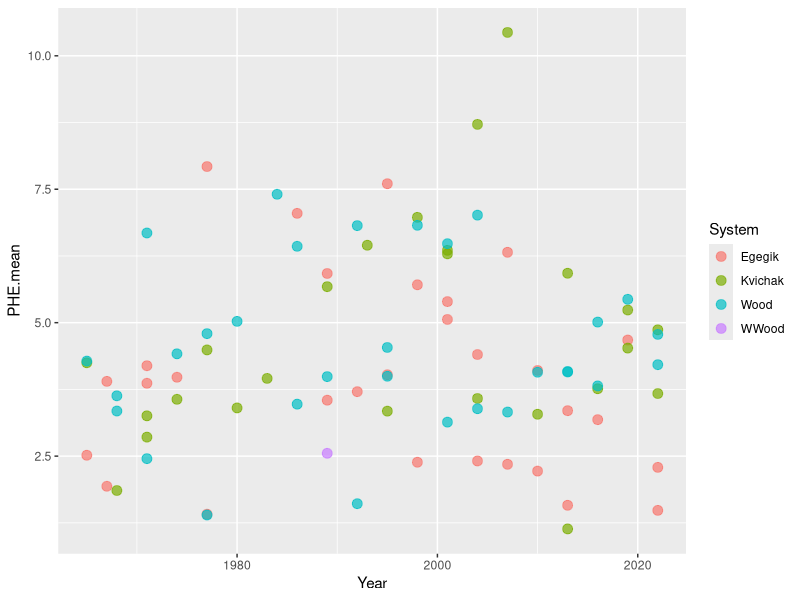
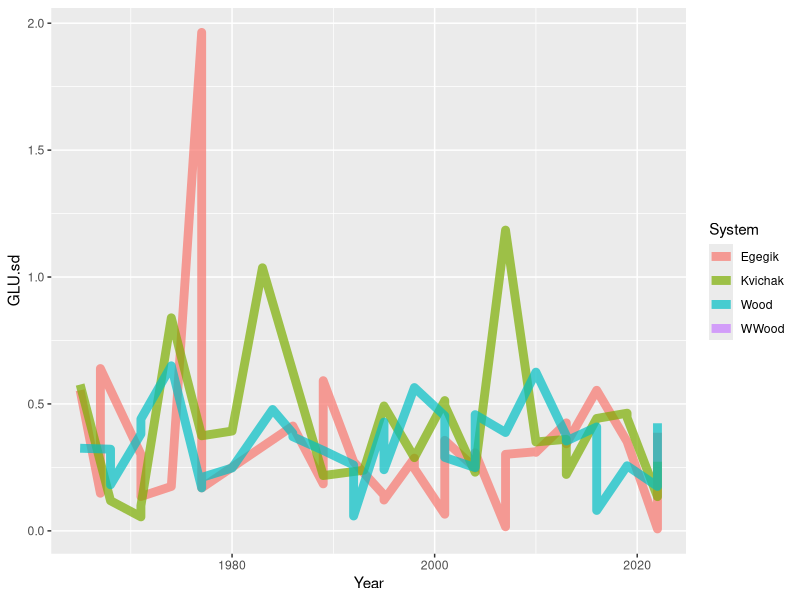
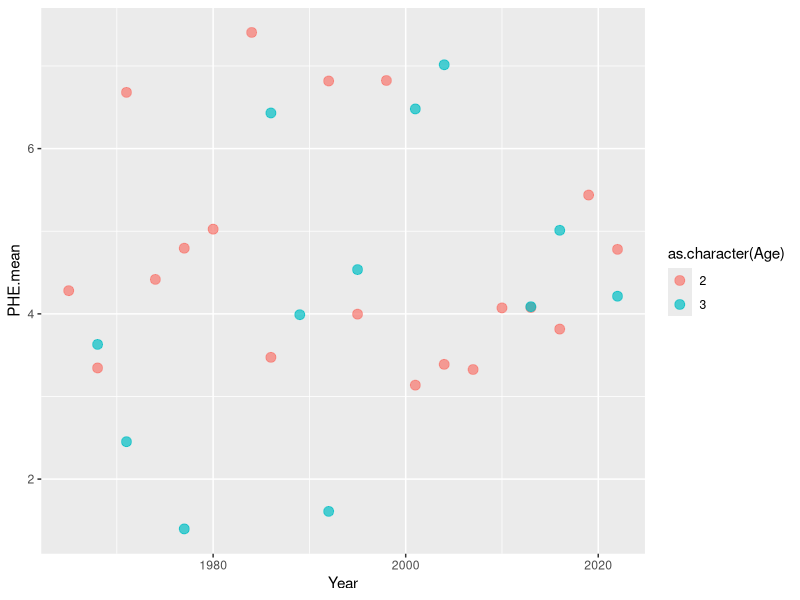
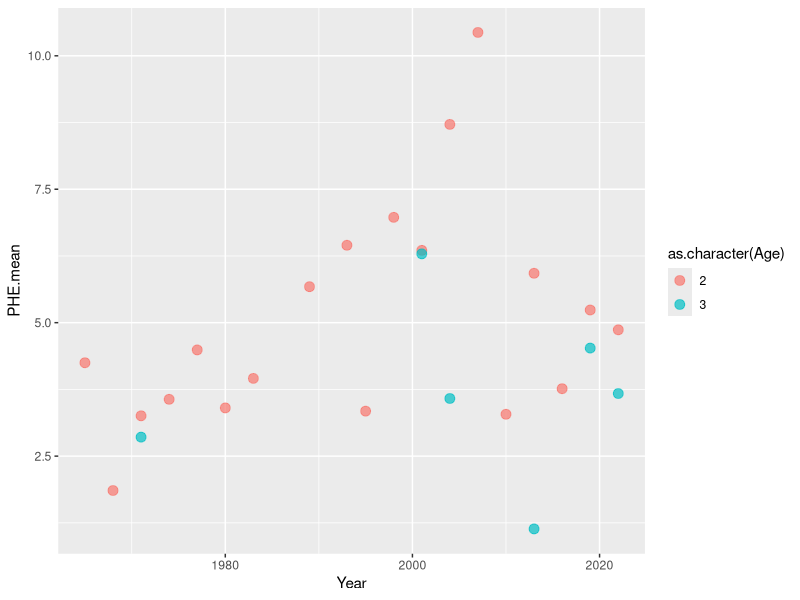
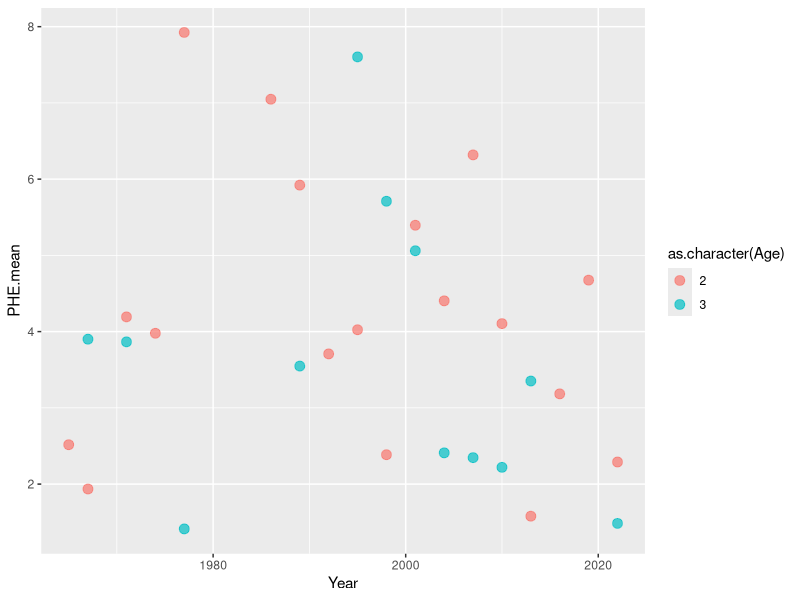
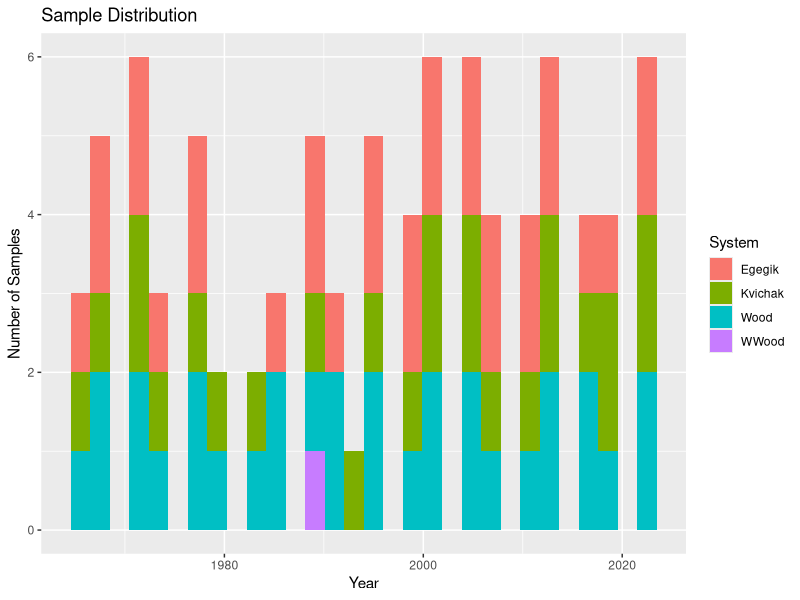
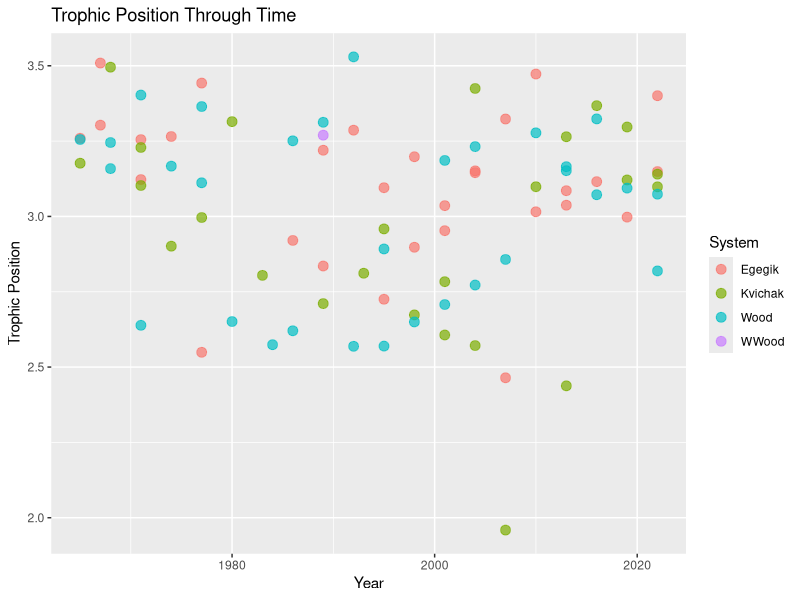
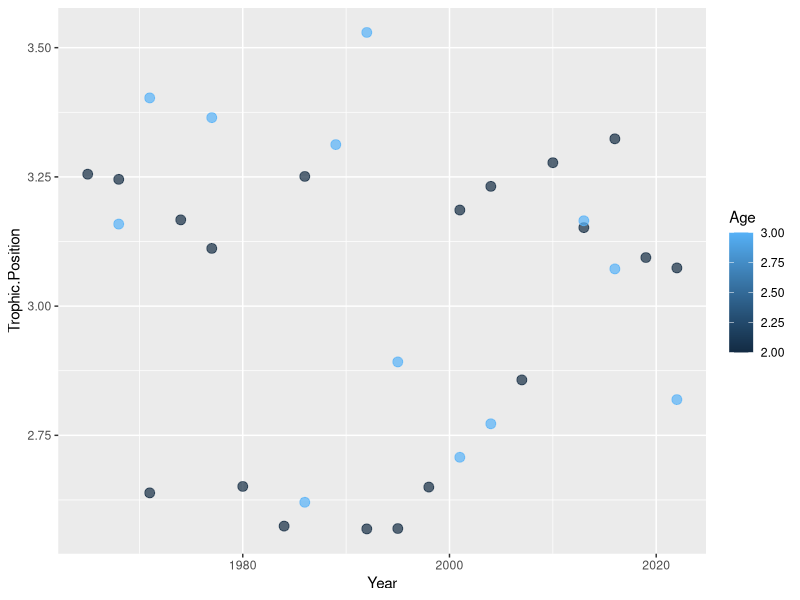

These figures' R source, in order:
#this is an r script to do some basic data visualization of the cleaned data
#at this point the data should be drift corrected, compiled, and had all
#duplicates and replicates removed and averaged 

setwd("~/Documents/GitHub/CSIA_lab_work/data/final")

library(dplyr)
library(readr)
library(ggplot2)

#read in the main data file
data <- read.csv(file="main.trophic.csv")

#scatter plot of year vs isotope signature
ggplot(data = data, aes(Year, PHE.mean, color = System)) +
       geom_point(size = 3, alpha = 0.7) 


Wood <- data[data$System =="Wood",]
Kvichak <- data[data$System =="Kvichak",]
Egegik <- data[data$System =="Egegik",]

#standard deviations through time 
ggplot(data = data, aes(Year, GLU.sd, color = System)) +
  geom_line(size = 3, alpha = 0.7) 

#plots of age vs isotope sig in the different river systems 
ggplot(data = Wood, aes(Year, PHE.mean, color = as.character(Age))) +
  geom_point(size = 3, alpha = 0.7) 

ggplot(data = Kvichak, aes(Year, PHE.mean, color = as.character(Age))) +
  geom_point(size = 3, alpha = 0.7) 

ggplot(data = Egegik, aes(Year, PHE.mean, color = as.character(Age))) +
  geom_point(size = 3, alpha = 0.7) 

#make a graph showing total number of samples/system/year 
test.data <- data[,2:4]

ggplot(test.data, aes(x = Year, fill = System)) +
  geom_histogram() + 
  labs(title = "Sample Distribution",
       x = "Year",
       y = "Number of Samples")

#trophic position graphs
ggplot(data = data, aes(Year, Trophic.Position, color = System)) +
  geom_point(size = 3, alpha = 0.7) +
  labs(title = "Trophic Position Through Time", 
       x = "Year",
       y = "Trophic Position")

ggplot(data = Wood, aes(Year, Trophic.Position, color = Age)) +
  geom_point(size = 3, alpha = 0.7) 

ggplot(data = Kvichak, aes(Year, Trophic.Position, color = Age)) +
  geom_point(size = 3, alpha = 0.7) 

ggplot(data = Egegik, aes(Year, Trophic.Position, color = Age)) +
  geom_point(size = 3, alpha = 0.7) 


#difference between PHE and GLU
diff <- data$GLU.mean-data$PHE.mean
data$difference <- diff

ggplot(data = data, aes(Year, difference, color = System)) +
  geom_point(size = 3, alpha = 0.7) 


#separating by age class
data.age2 <- data[data$Age == "2",]
data.age3 <- data[data$Age == "3",]

ggplot(data = data, aes(Year, PHE.mean, color = System)) +
  geom_point(size = 3, alpha = 0.7) +
  labs(title = "Phenylalanine Shifts Through Time",
       x = "Year",
       y = "PHE d15N") +
  theme(axis.title = element_text(size = 15),
        plot.title = element_text(size=16)) 

ggplot(data = data, aes(Year, PHE.mean)) +
  geom_point(size = 3, alpha = 0.7) +
  labs(title = "Phenylalanine Shifts Through Time",
       x = "Year",
       y = "PHE d15N") +
  theme(axis.title = element_text(size = 15),
        plot.title = element_text(size=16)) + 
  geom_smooth()


ggplot(data = data, aes(Year, GLU.mean)) +
  geom_point(size = 3, alpha = 0.7) +
  labs(title = "Glutamic Acid Shifts Through Time",
       x = "Year",
       y = "GLU d15N") +
  theme(axis.title = element_text(size = 15),
        plot.title = element_text(size=16)) +
    geom_smooth()

ggplot(data = data, aes(Year, Trophic.Position)) +
  geom_point(size = 3, alpha = 0.7) +
  labs(title = "Trophic Position Shifts Through Time",
       x = "Year",
       y = "Trophic Position") +
  theme(axis.title = element_text(size = 15),
        plot.title = element_text(size=16)) +
  geom_smooth()


ggplot(data = data.age3, aes(Year, difference, color = System)) +
  geom_point(size = 3, alpha = 0.7) 

ggplot(data = data, aes(Year, GLU.mean, color = System)) +
  geom_point(size = 3, alpha = 0.7)


